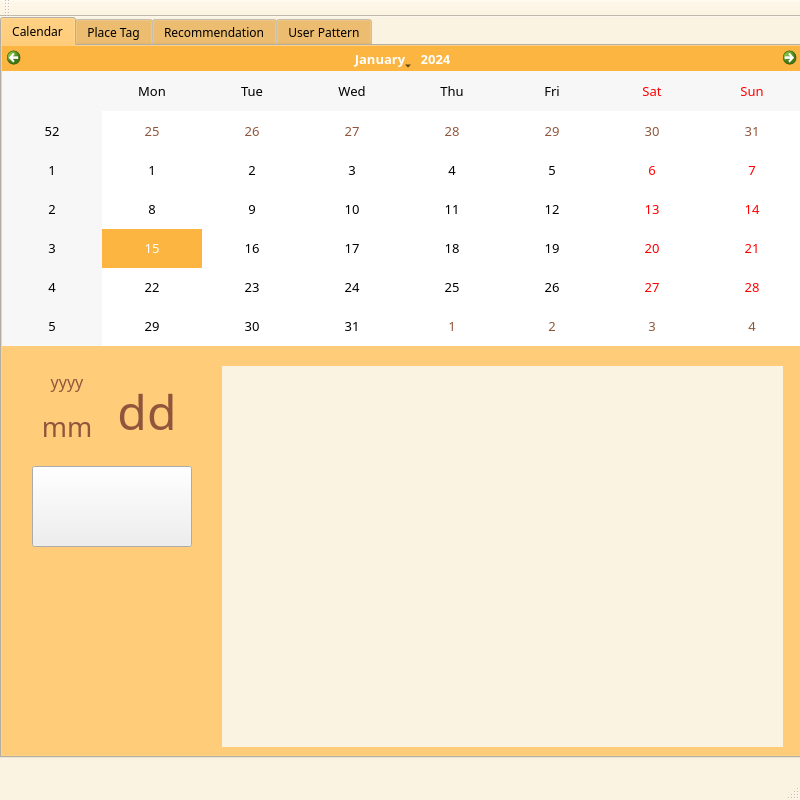
<?xml version="1.0" encoding="UTF-8"?>
<ui version="4.0">
 <class>MainWindow</class>
 <widget class="QMainWindow" name="MainWindow">
  <property name="geometry">
   <rect>
    <x>0</x>
    <y>0</y>
    <width>800</width>
    <height>800</height>
   </rect>
  </property>
  <property name="minimumSize">
   <size>
    <width>800</width>
    <height>800</height>
   </size>
  </property>
  <property name="maximumSize">
   <size>
    <width>800</width>
    <height>800</height>
   </size>
  </property>
  <property name="palette">
   <palette>
    <active>
     <colorrole role="WindowText">
      <brush brushstyle="SolidPattern">
       <color alpha="255">
        <red>0</red>
        <green>0</green>
        <blue>0</blue>
       </color>
      </brush>
     </colorrole>
     <colorrole role="Button">
      <brush brushstyle="SolidPattern">
       <color alpha="255">
        <red>251</red>
        <green>181</green>
        <blue>64</blue>
       </color>
      </brush>
     </colorrole>
     <colorrole role="Midlight">
      <brush brushstyle="SolidPattern">
       <color alpha="255">
        <red>251</red>
        <green>181</green>
        <blue>64</blue>
       </color>
      </brush>
     </colorrole>
     <colorrole role="Dark">
      <brush brushstyle="SolidPattern">
       <color alpha="255">
        <red>143</red>
        <green>86</green>
        <blue>59</blue>
       </color>
      </brush>
     </colorrole>
     <colorrole role="Mid">
      <brush brushstyle="SolidPattern">
       <color alpha="255">
        <red>143</red>
        <green>86</green>
        <blue>59</blue>
       </color>
      </brush>
     </colorrole>
     <colorrole role="Text">
      <brush brushstyle="SolidPattern">
       <color alpha="255">
        <red>0</red>
        <green>0</green>
        <blue>0</blue>
       </color>
      </brush>
     </colorrole>
     <colorrole role="ButtonText">
      <brush brushstyle="SolidPattern">
       <color alpha="255">
        <red>0</red>
        <green>0</green>
        <blue>0</blue>
       </color>
      </brush>
     </colorrole>
     <colorrole role="Base">
      <brush brushstyle="SolidPattern">
       <color alpha="255">
        <red>255</red>
        <green>255</green>
        <blue>255</blue>
       </color>
      </brush>
     </colorrole>
     <colorrole role="Window">
      <brush brushstyle="SolidPattern">
       <color alpha="255">
        <red>251</red>
        <green>243</green>
        <blue>225</blue>
       </color>
      </brush>
     </colorrole>
     <colorrole role="Shadow">
      <brush brushstyle="SolidPattern">
       <color alpha="255">
        <red>143</red>
        <green>86</green>
        <blue>59</blue>
       </color>
      </brush>
     </colorrole>
     <colorrole role="Highlight">
      <brush brushstyle="SolidPattern">
       <color alpha="255">
        <red>251</red>
        <green>181</green>
        <blue>64</blue>
       </color>
      </brush>
     </colorrole>
    </active>
    <inactive>
     <colorrole role="WindowText">
      <brush brushstyle="SolidPattern">
       <color alpha="255">
        <red>0</red>
        <green>0</green>
        <blue>0</blue>
       </color>
      </brush>
     </colorrole>
     <colorrole role="Button">
      <brush brushstyle="SolidPattern">
       <color alpha="255">
        <red>251</red>
        <green>181</green>
        <blue>64</blue>
       </color>
      </brush>
     </colorrole>
     <colorrole role="Midlight">
      <brush brushstyle="SolidPattern">
       <color alpha="255">
        <red>251</red>
        <green>181</green>
        <blue>64</blue>
       </color>
      </brush>
     </colorrole>
     <colorrole role="Dark">
      <brush brushstyle="SolidPattern">
       <color alpha="255">
        <red>143</red>
        <green>86</green>
        <blue>59</blue>
       </color>
      </brush>
     </colorrole>
     <colorrole role="Mid">
      <brush brushstyle="SolidPattern">
       <color alpha="255">
        <red>143</red>
        <green>86</green>
        <blue>59</blue>
       </color>
      </brush>
     </colorrole>
     <colorrole role="Text">
      <brush brushstyle="SolidPattern">
       <color alpha="255">
        <red>0</red>
        <green>0</green>
        <blue>0</blue>
       </color>
      </brush>
     </colorrole>
     <colorrole role="ButtonText">
      <brush brushstyle="SolidPattern">
       <color alpha="255">
        <red>0</red>
        <green>0</green>
        <blue>0</blue>
       </color>
      </brush>
     </colorrole>
     <colorrole role="Base">
      <brush brushstyle="SolidPattern">
       <color alpha="255">
        <red>255</red>
        <green>255</green>
        <blue>255</blue>
       </color>
      </brush>
     </colorrole>
     <colorrole role="Window">
      <brush brushstyle="SolidPattern">
       <color alpha="255">
        <red>251</red>
        <green>243</green>
        <blue>225</blue>
       </color>
      </brush>
     </colorrole>
     <colorrole role="Shadow">
      <brush brushstyle="SolidPattern">
       <color alpha="255">
        <red>143</red>
        <green>86</green>
        <blue>59</blue>
       </color>
      </brush>
     </colorrole>
     <colorrole role="Highlight">
      <brush brushstyle="SolidPattern">
       <color alpha="255">
        <red>251</red>
        <green>181</green>
        <blue>64</blue>
       </color>
      </brush>
     </colorrole>
    </inactive>
    <disabled>
     <colorrole role="WindowText">
      <brush brushstyle="SolidPattern">
       <color alpha="255">
        <red>143</red>
        <green>86</green>
        <blue>59</blue>
       </color>
      </brush>
     </colorrole>
     <colorrole role="Button">
      <brush brushstyle="SolidPattern">
       <color alpha="255">
        <red>251</red>
        <green>181</green>
        <blue>64</blue>
       </color>
      </brush>
     </colorrole>
     <colorrole role="Midlight">
      <brush brushstyle="SolidPattern">
       <color alpha="255">
        <red>251</red>
        <green>181</green>
        <blue>64</blue>
       </color>
      </brush>
     </colorrole>
     <colorrole role="Dark">
      <brush brushstyle="SolidPattern">
       <color alpha="255">
        <red>143</red>
        <green>86</green>
        <blue>59</blue>
       </color>
      </brush>
     </colorrole>
     <colorrole role="Mid">
      <brush brushstyle="SolidPattern">
       <color alpha="255">
        <red>143</red>
        <green>86</green>
        <blue>59</blue>
       </color>
      </brush>
     </colorrole>
     <colorrole role="Text">
      <brush brushstyle="SolidPattern">
       <color alpha="255">
        <red>143</red>
        <green>86</green>
        <blue>59</blue>
       </color>
      </brush>
     </colorrole>
     <colorrole role="ButtonText">
      <brush brushstyle="SolidPattern">
       <color alpha="255">
        <red>143</red>
        <green>86</green>
        <blue>59</blue>
       </color>
      </brush>
     </colorrole>
     <colorrole role="Base">
      <brush brushstyle="SolidPattern">
       <color alpha="255">
        <red>251</red>
        <green>243</green>
        <blue>225</blue>
       </color>
      </brush>
     </colorrole>
     <colorrole role="Window">
      <brush brushstyle="SolidPattern">
       <color alpha="255">
        <red>251</red>
        <green>243</green>
        <blue>225</blue>
       </color>
      </brush>
     </colorrole>
     <colorrole role="Shadow">
      <brush brushstyle="SolidPattern">
       <color alpha="255">
        <red>143</red>
        <green>86</green>
        <blue>59</blue>
       </color>
      </brush>
     </colorrole>
     <colorrole role="Highlight">
      <brush brushstyle="SolidPattern">
       <color alpha="255">
        <red>51</red>
        <green>153</green>
        <blue>255</blue>
       </color>
      </brush>
     </colorrole>
    </disabled>
   </palette>
  </property>
  <property name="font">
   <font>
    <family>210 콤퓨타세탁 L</family>
   </font>
  </property>
  <property name="windowTitle">
   <string>MainWindow</string>
  </property>
  <widget class="QWidget" name="centralWidget">
   <widget class="QTabWidget" name="tab">
    <property name="geometry">
     <rect>
      <x>0</x>
      <y>0</y>
      <width>811</width>
      <height>741</height>
     </rect>
    </property>
    <property name="toolTip">
     <string/>
    </property>
    <property name="currentIndex">
     <number>0</number>
    </property>
    <widget class="QWidget" name="calendar">
     <property name="accessibleName">
      <string/>
     </property>
     <attribute name="title">
      <string>Calendar</string>
     </attribute>
     <widget class="QCalendarWidget" name="calendarWidget">
      <property name="geometry">
       <rect>
        <x>0</x>
        <y>0</y>
        <width>800</width>
        <height>300</height>
       </rect>
      </property>
      <property name="font">
       <font>
        <pointsize>10</pointsize>
       </font>
      </property>
     </widget>
     <widget class="QLabel" name="yearView">
      <property name="geometry">
       <rect>
        <x>30</x>
        <y>320</y>
        <width>70</width>
        <height>30</height>
       </rect>
      </property>
      <property name="font">
       <font>
        <family>210 콤퓨타세탁 L</family>
        <pointsize>12</pointsize>
       </font>
      </property>
      <property name="styleSheet">
       <string notr="true">color: rgb(143, 86, 59);</string>
      </property>
      <property name="text">
       <string>yyyy</string>
      </property>
      <property name="alignment">
       <set>Qt::AlignCenter</set>
      </property>
     </widget>
     <widget class="QScrollArea" name="imageArea">
      <property name="geometry">
       <rect>
        <x>220</x>
        <y>320</y>
        <width>561</width>
        <height>381</height>
       </rect>
      </property>
      <property name="frameShape">
       <enum>QFrame::NoFrame</enum>
      </property>
      <property name="widgetResizable">
       <bool>true</bool>
      </property>
      <widget class="QWidget" name="scrollAreaWidgetContents">
       <property name="geometry">
        <rect>
         <x>0</x>
         <y>0</y>
         <width>561</width>
         <height>381</height>
        </rect>
       </property>
      </widget>
     </widget>
     <widget class="QPushButton" name="addPhoto">
      <property name="geometry">
       <rect>
        <x>30</x>
        <y>420</y>
        <width>160</width>
        <height>81</height>
       </rect>
      </property>
      <property name="palette">
       <palette>
        <active>
         <colorrole role="WindowText">
          <brush brushstyle="SolidPattern">
           <color alpha="255">
            <red>251</red>
            <green>181</green>
            <blue>64</blue>
           </color>
          </brush>
         </colorrole>
         <colorrole role="Text">
          <brush brushstyle="SolidPattern">
           <color alpha="255">
            <red>251</red>
            <green>181</green>
            <blue>64</blue>
           </color>
          </brush>
         </colorrole>
         <colorrole role="ButtonText">
          <brush brushstyle="SolidPattern">
           <color alpha="255">
            <red>251</red>
            <green>181</green>
            <blue>64</blue>
           </color>
          </brush>
         </colorrole>
        </active>
        <inactive>
         <colorrole role="WindowText">
          <brush brushstyle="SolidPattern">
           <color alpha="255">
            <red>251</red>
            <green>181</green>
            <blue>64</blue>
           </color>
          </brush>
         </colorrole>
         <colorrole role="Text">
          <brush brushstyle="SolidPattern">
           <color alpha="255">
            <red>251</red>
            <green>181</green>
            <blue>64</blue>
           </color>
          </brush>
         </colorrole>
         <colorrole role="ButtonText">
          <brush brushstyle="SolidPattern">
           <color alpha="255">
            <red>251</red>
            <green>181</green>
            <blue>64</blue>
           </color>
          </brush>
         </colorrole>
        </inactive>
        <disabled>
         <colorrole role="WindowText">
          <brush brushstyle="SolidPattern">
           <color alpha="255">
            <red>251</red>
            <green>181</green>
            <blue>64</blue>
           </color>
          </brush>
         </colorrole>
         <colorrole role="Text">
          <brush brushstyle="SolidPattern">
           <color alpha="255">
            <red>251</red>
            <green>181</green>
            <blue>64</blue>
           </color>
          </brush>
         </colorrole>
         <colorrole role="ButtonText">
          <brush brushstyle="SolidPattern">
           <color alpha="255">
            <red>251</red>
            <green>181</green>
            <blue>64</blue>
           </color>
          </brush>
         </colorrole>
        </disabled>
       </palette>
      </property>
      <property name="font">
       <font>
        <family>210 콤퓨타세탁 R</family>
       </font>
      </property>
      <property name="styleSheet">
       <string notr="true">color: rgb(251, 181, 64);</string>
      </property>
      <property name="text">
       <string/>
      </property>
     </widget>
     <widget class="QLabel" name="dateView">
      <property name="geometry">
       <rect>
        <x>100</x>
        <y>320</y>
        <width>90</width>
        <height>90</height>
       </rect>
      </property>
      <property name="font">
       <font>
        <family>210 콤퓨타세탁 B</family>
        <pointsize>36</pointsize>
       </font>
      </property>
      <property name="styleSheet">
       <string notr="true">color: rgb(143, 86, 59);</string>
      </property>
      <property name="text">
       <string>dd</string>
      </property>
      <property name="alignment">
       <set>Qt::AlignCenter</set>
      </property>
     </widget>
     <widget class="QLabel" name="monthView">
      <property name="geometry">
       <rect>
        <x>30</x>
        <y>350</y>
        <width>70</width>
        <height>60</height>
       </rect>
      </property>
      <property name="font">
       <font>
        <family>210 콤퓨타세탁 R</family>
        <pointsize>20</pointsize>
       </font>
      </property>
      <property name="styleSheet">
       <string notr="true">color: rgb(143, 86, 59);</string>
      </property>
      <property name="text">
       <string>mm</string>
      </property>
      <property name="alignment">
       <set>Qt::AlignCenter</set>
      </property>
     </widget>
     <widget class="QLabel" name="logo">
      <property name="geometry">
       <rect>
        <x>20</x>
        <y>620</y>
        <width>181</width>
        <height>81</height>
       </rect>
      </property>
      <property name="text">
       <string/>
      </property>
     </widget>
    </widget>
    <widget class="QWidget" name="tag">
     <attribute name="title">
      <string>Place Tag</string>
     </attribute>
     <widget class="QPushButton" name="tag_filter">
      <property name="geometry">
       <rect>
        <x>20</x>
        <y>20</y>
        <width>220</width>
        <height>41</height>
       </rect>
      </property>
      <property name="text">
       <string/>
      </property>
     </widget>
     <widget class="QToolButton" name="tag6_bt">
      <property name="geometry">
       <rect>
        <x>230</x>
        <y>440</y>
        <width>191</width>
        <height>191</height>
       </rect>
      </property>
      <property name="font">
       <font>
        <family>a옛날목욕탕L</family>
        <pointsize>10</pointsize>
       </font>
      </property>
      <property name="styleSheet">
       <string notr="true">QToolButton{
	background-position: center center; 
	background-color:rgba(255,255,255,0);
	border-image:url(&quot;C:/Users/ilene/Documents/Visual Studio 2017/Qt Projects/CalendarFunction/tag6.png&quot;);
}</string>
      </property>
      <property name="text">
       <string/>
      </property>
      <property name="iconSize">
       <size>
        <width>181</width>
        <height>180</height>
       </size>
      </property>
      <property name="toolButtonStyle">
       <enum>Qt::ToolButtonTextOnly</enum>
      </property>
      <property name="autoRaise">
       <bool>false</bool>
      </property>
     </widget>
     <widget class="QToolButton" name="tag1_bt">
      <property name="geometry">
       <rect>
        <x>390</x>
        <y>70</y>
        <width>191</width>
        <height>221</height>
       </rect>
      </property>
      <property name="font">
       <font>
        <family>a옛날목욕탕L</family>
        <pointsize>10</pointsize>
       </font>
      </property>
      <property name="styleSheet">
       <string notr="true">QToolButton{
	background-position: center center; 
	background-color:rgba(255,255,255,0);
	border-image:url(&quot;C:/Users/ilene/Documents/Visual Studio 2017/Qt Projects/CalendarFunction/tag1.png&quot;);
}</string>
      </property>
      <property name="text">
       <string/>
      </property>
      <property name="iconSize">
       <size>
        <width>220</width>
        <height>210</height>
       </size>
      </property>
      <property name="shortcut">
       <string/>
      </property>
      <property name="toolButtonStyle">
       <enum>Qt::ToolButtonTextOnly</enum>
      </property>
      <property name="autoRaise">
       <bool>false</bool>
      </property>
     </widget>
     <widget class="QToolButton" name="tag4_bt">
      <property name="geometry">
       <rect>
        <x>450</x>
        <y>220</y>
        <width>171</width>
        <height>191</height>
       </rect>
      </property>
      <property name="font">
       <font>
        <family>a옛날목욕탕L</family>
        <pointsize>10</pointsize>
       </font>
      </property>
      <property name="styleSheet">
       <string notr="true">QToolButton{
	background-position: center center; 
	background-color:rgba(255,255,255,0);
	border-image:url(&quot;C:/Users/ilene/Documents/Visual Studio 2017/Qt Projects/CalendarFunction/tag4.png&quot;);
}</string>
      </property>
      <property name="text">
       <string/>
      </property>
      <property name="iconSize">
       <size>
        <width>161</width>
        <height>160</height>
       </size>
      </property>
      <property name="toolButtonStyle">
       <enum>Qt::ToolButtonTextOnly</enum>
      </property>
      <property name="autoRaise">
       <bool>false</bool>
      </property>
     </widget>
     <widget class="QToolButton" name="tag3_bt">
      <property name="geometry">
       <rect>
        <x>320</x>
        <y>200</y>
        <width>151</width>
        <height>231</height>
       </rect>
      </property>
      <property name="font">
       <font>
        <family>a옛날목욕탕L</family>
        <pointsize>10</pointsize>
       </font>
      </property>
      <property name="autoFillBackground">
       <bool>false</bool>
      </property>
      <property name="styleSheet">
       <string notr="true">QToolButton{
	background-position: center center; 
	background-color:rgba(255,255,255,0);
	border-image:url(&quot;C:/Users/ilene/Documents/Visual Studio 2017/Qt Projects/CalendarFunction/tag3.png&quot;);
}</string>
      </property>
      <property name="text">
       <string/>
      </property>
      <property name="iconSize">
       <size>
        <width>190</width>
        <height>195</height>
       </size>
      </property>
      <property name="toolButtonStyle">
       <enum>Qt::ToolButtonTextOnly</enum>
      </property>
      <property name="autoRaise">
       <bool>false</bool>
      </property>
     </widget>
     <widget class="QPushButton" name="all_images">
      <property name="geometry">
       <rect>
        <x>550</x>
        <y>20</y>
        <width>220</width>
        <height>41</height>
       </rect>
      </property>
      <property name="text">
       <string/>
      </property>
      <property name="autoRepeatDelay">
       <number>300</number>
      </property>
     </widget>
     <widget class="QToolButton" name="tag7_bt">
      <property name="geometry">
       <rect>
        <x>410</x>
        <y>430</y>
        <width>211</width>
        <height>211</height>
       </rect>
      </property>
      <property name="font">
       <font>
        <family>a옛날목욕탕L</family>
        <pointsize>10</pointsize>
       </font>
      </property>
      <property name="styleSheet">
       <string notr="true">QToolButton{
	background-position: center center; 
	background-color:rgba(255,255,255,0);
	border-image:url(&quot;C:/Users/ilene/Documents/Visual Studio 2017/Qt Projects/CalendarFunction/tag7.png&quot;);
}</string>
      </property>
      <property name="text">
       <string/>
      </property>
      <property name="iconSize">
       <size>
        <width>231</width>
        <height>180</height>
       </size>
      </property>
      <property name="toolButtonStyle">
       <enum>Qt::ToolButtonTextOnly</enum>
      </property>
      <property name="autoRaise">
       <bool>false</bool>
      </property>
     </widget>
     <widget class="QToolButton" name="tag8_bt">
      <property name="geometry">
       <rect>
        <x>550</x>
        <y>370</y>
        <width>171</width>
        <height>171</height>
       </rect>
      </property>
      <property name="font">
       <font>
        <family>a옛날목욕탕L</family>
        <pointsize>10</pointsize>
       </font>
      </property>
      <property name="styleSheet">
       <string notr="true">QToolButton{
	background-position: center center; 
	background-color:rgba(255,255,255,0);
	border-image:url(&quot;C:/Users/ilene/Documents/Visual Studio 2017/Qt Projects/CalendarFunction/tag8.png&quot;);
}</string>
      </property>
      <property name="text">
       <string/>
      </property>
      <property name="iconSize">
       <size>
        <width>161</width>
        <height>135</height>
       </size>
      </property>
      <property name="toolButtonStyle">
       <enum>Qt::ToolButtonTextOnly</enum>
      </property>
      <property name="autoRaise">
       <bool>false</bool>
      </property>
     </widget>
     <widget class="QToolButton" name="tag2_bt">
      <property name="geometry">
       <rect>
        <x>170</x>
        <y>160</y>
        <width>181</width>
        <height>231</height>
       </rect>
      </property>
      <property name="font">
       <font>
        <family>a옛날목욕탕L</family>
        <pointsize>10</pointsize>
       </font>
      </property>
      <property name="focusPolicy">
       <enum>Qt::TabFocus</enum>
      </property>
      <property name="statusTip">
       <string/>
      </property>
      <property name="styleSheet">
       <string notr="true">QToolButton{
	background-position: center center; 
	background-color:rgba(255,255,255,0);
	border-image:url(&quot;C:/Users/ilene/Documents/Visual Studio 2017/Qt Projects/CalendarFunction/tag2.png&quot;);
}</string>
      </property>
      <property name="text">
       <string/>
      </property>
      <property name="iconSize">
       <size>
        <width>201</width>
        <height>210</height>
       </size>
      </property>
      <property name="checkable">
       <bool>false</bool>
      </property>
      <property name="toolButtonStyle">
       <enum>Qt::ToolButtonTextOnly</enum>
      </property>
      <property name="autoRaise">
       <bool>false</bool>
      </property>
     </widget>
     <widget class="QToolButton" name="tag5_bt">
      <property name="geometry">
       <rect>
        <x>90</x>
        <y>320</y>
        <width>231</width>
        <height>221</height>
       </rect>
      </property>
      <property name="font">
       <font>
        <family>a옛날목욕탕L</family>
        <pointsize>10</pointsize>
       </font>
      </property>
      <property name="styleSheet">
       <string notr="true">QToolButton{
	background-position: center center; 
	background-color:rgba(255,255,255,0);
	border-image:url(&quot;C:/Users/ilene/Documents/Visual Studio 2017/Qt Projects/CalendarFunction/tag5.png&quot;);
}</string>
      </property>
      <property name="text">
       <string/>
      </property>
      <property name="iconSize">
       <size>
        <width>241</width>
        <height>190</height>
       </size>
      </property>
      <property name="toolButtonStyle">
       <enum>Qt::ToolButtonTextOnly</enum>
      </property>
      <property name="autoRaise">
       <bool>false</bool>
      </property>
     </widget>
    </widget>
    <widget class="QWidget" name="recommendation">
     <attribute name="title">
      <string>Recommendation</string>
     </attribute>
     <widget class="QTableView" name="tableView">
      <property name="geometry">
       <rect>
        <x>40</x>
        <y>260</y>
        <width>711</width>
        <height>421</height>
       </rect>
      </property>
      <property name="frameShape">
       <enum>QFrame::NoFrame</enum>
      </property>
      <property name="frameShadow">
       <enum>QFrame::Plain</enum>
      </property>
     </widget>
     <widget class="QGroupBox" name="groupBox_2">
      <property name="geometry">
       <rect>
        <x>40</x>
        <y>40</y>
        <width>711</width>
        <height>181</height>
       </rect>
      </property>
      <property name="title">
       <string/>
      </property>
      <widget class="QLabel" name="label">
       <property name="geometry">
        <rect>
         <x>30</x>
         <y>20</y>
         <width>501</width>
         <height>41</height>
        </rect>
       </property>
       <property name="text">
        <string>What do you want to eat now?</string>
       </property>
      </widget>
      <widget class="QPushButton" name="mealButton">
       <property name="geometry">
        <rect>
         <x>80</x>
         <y>80</y>
         <width>150</width>
         <height>60</height>
        </rect>
       </property>
       <property name="text">
        <string/>
       </property>
      </widget>
      <widget class="QPushButton" name="dessertButton">
       <property name="geometry">
        <rect>
         <x>280</x>
         <y>80</y>
         <width>150</width>
         <height>60</height>
        </rect>
       </property>
       <property name="text">
        <string/>
       </property>
      </widget>
      <widget class="QPushButton" name="midsnackButton">
       <property name="geometry">
        <rect>
         <x>480</x>
         <y>80</y>
         <width>150</width>
         <height>60</height>
        </rect>
       </property>
       <property name="text">
        <string/>
       </property>
      </widget>
     </widget>
     <widget class="QLabel" name="label_2">
      <property name="geometry">
       <rect>
        <x>200</x>
        <y>400</y>
        <width>411</width>
        <height>141</height>
       </rect>
      </property>
      <property name="font">
       <font>
        <family>210 콤퓨타세탁 B</family>
        <pointsize>33</pointsize>
       </font>
      </property>
      <property name="frameShape">
       <enum>QFrame::NoFrame</enum>
      </property>
      <property name="text">
       <string/>
      </property>
      <property name="alignment">
       <set>Qt::AlignCenter</set>
      </property>
     </widget>
     <widget class="QLabel" name="label_4">
      <property name="geometry">
       <rect>
        <x>130</x>
        <y>290</y>
        <width>525</width>
        <height>385</height>
       </rect>
      </property>
      <property name="frameShape">
       <enum>QFrame::Panel</enum>
      </property>
      <property name="text">
       <string/>
      </property>
     </widget>
     <zorder>tableView</zorder>
     <zorder>groupBox_2</zorder>
     <zorder>label_4</zorder>
     <zorder>label_2</zorder>
    </widget>
    <widget class="QWidget" name="userpattern">
     <attribute name="title">
      <string>User Pattern</string>
     </attribute>
     <widget class="QGroupBox" name="groupBox">
      <property name="geometry">
       <rect>
        <x>30</x>
        <y>20</y>
        <width>731</width>
        <height>391</height>
       </rect>
      </property>
      <property name="title">
       <string>Proportions of your Meal  (this month)</string>
      </property>
     </widget>
     <widget class="QGroupBox" name="groupBox_3">
      <property name="geometry">
       <rect>
        <x>30</x>
        <y>430</y>
        <width>731</width>
        <height>261</height>
       </rect>
      </property>
      <property name="title">
       <string>How many times do you eat Midnight Snack?</string>
      </property>
     </widget>
    </widget>
   </widget>
  </widget>
  <widget class="QMenuBar" name="menuBar">
   <property name="geometry">
    <rect>
     <x>0</x>
     <y>0</y>
     <width>800</width>
     <height>26</height>
    </rect>
   </property>
  </widget>
  <widget class="QToolBar" name="mainToolBar">
   <attribute name="toolBarArea">
    <enum>TopToolBarArea</enum>
   </attribute>
   <attribute name="toolBarBreak">
    <bool>false</bool>
   </attribute>
  </widget>
  <widget class="QStatusBar" name="statusBar"/>
 </widget>
 <layoutdefault spacing="6" margin="11"/>
 <resources/>
 <connections/>
</ui>
